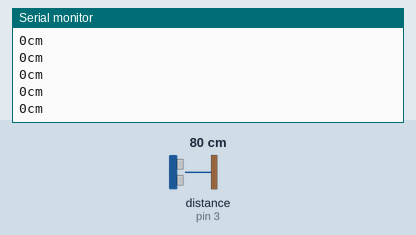
This sketch was run on a simulated Arduino Uno, built with avr-gcc and run on an emulated ATmega328P. Parts: the last lines printed to the serial monitor. The test bench sets the inputs (shaded band); at power-on: distance to the obstacle (sensor on pin 3) 80 cm. The echo pulse lasts 58.3 µs per cm.

Above: at 1.2 s.
1.3 s: distance to the obstacle (sensor on pin 3) set to 2 cm
At 1.36 s:
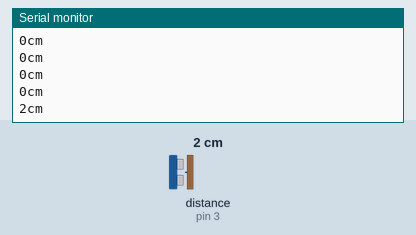
4.3 s: distance to the obstacle (sensor on pin 3) set to 4 cm
At 4.31 s:
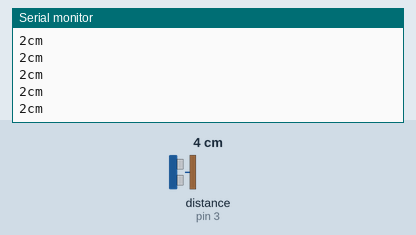
Timing chart, 0 to 7.3 s (numbered marks = the images above; inputs shaded):
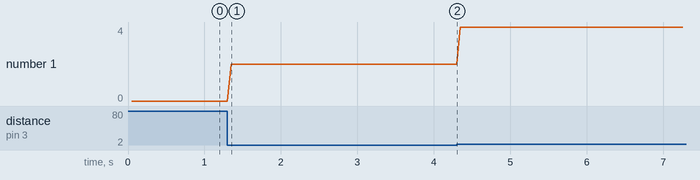

Measured:
- after the input at 1.3 s, the serial monitor: prints a new line after 0.05 s (image 1)
- plotted number 1: 0 → 2 after the input at 1.3 s, 2 → 4 after the input at 4.3 s

The sketch:

sketch_nov1a.ino
```cpp
#include <NewPing.h>

#define TRIGGER_PIN 2
#define ECHO_PIN 3
#define MAX_DISTANCE 20

// NewPing setup of pins and maximum distance
NewPing sonar(TRIGGER_PIN, ECHO_PIN, MAX_DISTANCE);

void setup() {
   Serial.begin(9600);
}

void loop() {
   delay(50);
   unsigned int distance = sonar.ping_cm();
   Serial.print(distance);
   Serial.println("cm");
   }
```
